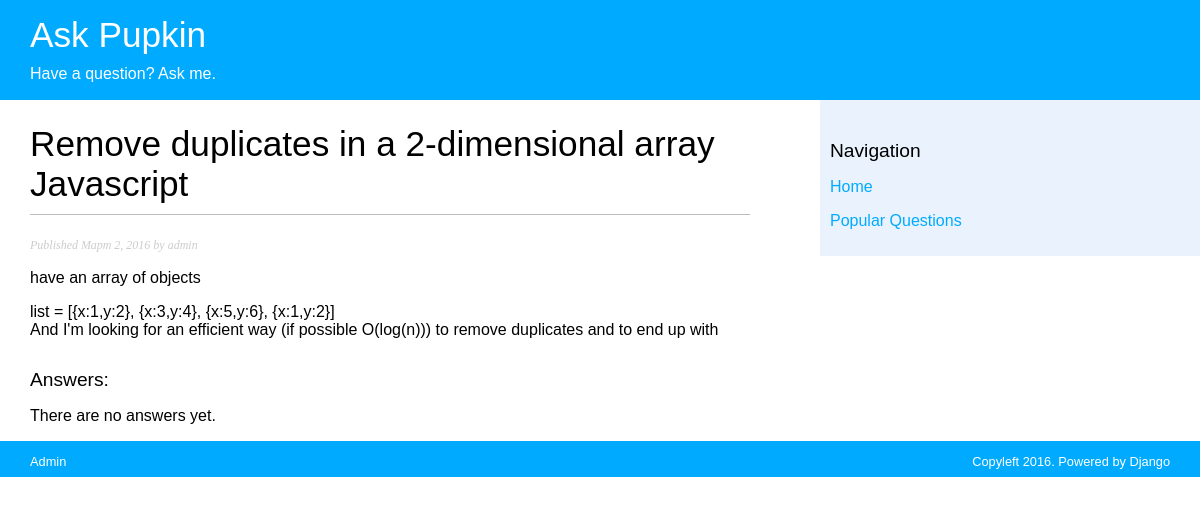
Screenshot of /question/2/ with the database file from the repository.
### qa/models.py (models this page shows, shortened)
class Question(models.Model):
    title = models.CharField(max_length=255)
    text = models.TextField()
    added_at = models.DateField(auto_now_add=True)
    rating = models.IntegerField(default=0)
    author = models.ForeignKey(User, related_name='question_author', default=1)
    likes = models.ManyToManyField(User, related_name='question_like', blank=True)
    class Meta:
        ordering = ('-added_at',)

### qa/views.py (the view)
# urls.py: url(r'^question/(?P<pk>\d+)/', question_detail, name='question_detail'),
def question_detail(request, pk):
    question = get_object_or_404(Question, id=pk)
    answers = question.answer_set.all()
    return render(request, 'qa/detail.html', {
        'question': question,
        'answers': answers,
    })

### qa/templates/qa/detail.html (shortened to what this page needs)
{% extends "base.html" %}
{% block content %}
  <h1>{{ question.title }}</h1>
  <p class="submitted">
    Published {{ question.added_at }} by {{ question.author }}
  </p>
  {{ question.text|linebreaks }}
  {% block answers %}
    <h2>Answers:</h2>
    {% for answer in answers %}
      <div class="answer">
        <p class="info">
          Answer by {{ answer.author }} [{{ answer.added_at }}]
        </p>
        {{ answer.text|linebreaks }}
      </div>
      {% empty %}
      <p>There are no answers yet.</p>
    {% endfor %}
  {% endblock %}
{% endblock %}

### static/qa.css (style rules this page uses)
body { margin: 0; padding: 0; font-family: helvetica, sans-serif; position: relative; }
h1 { font-weight: normal; font-size: 2.2em; border-bottom: 1px solid #bbb; padding: 0 0 10px 0; }
h2 { font-size: 1.2em; font-weight: normal; margin: 30px 0 0; }
.submitted { color: #ccc; font-family: georgia, serif; font-size: 12px; font-style: italic; }

### rows the page displays
Question: title "Remove duplicates in a 2-dimensional array Javascript", added_at "Март 2, 2016", author "admin", text "have an array of objects list = [{x:1,y:2}, {x:3,y:4}, {x:5,y:6}, {x:1,y:2}] And I'm looking for an efficient way (if possible O(log(n))) to remove duplicates and to end up with"
